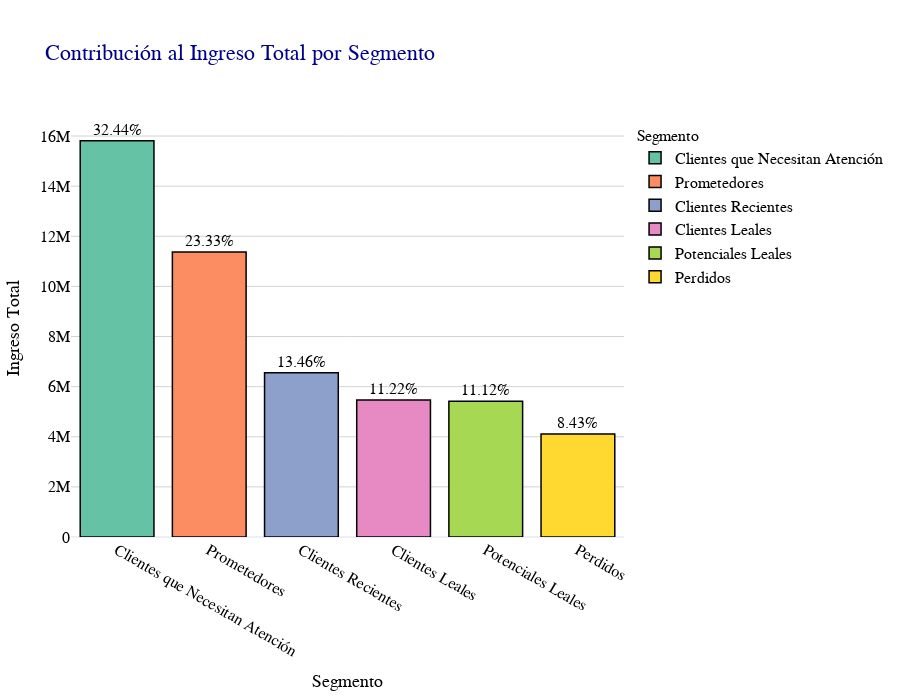

Notebook source saved alongside this figure:
### Code cell
# ======================================================
# Visualización de la Contribución al Ingreso por Segmento
# ======================================================
# En esta sección, agrupo los clientes por su segmento (cluster_label)
# y sumo el total del gasto (monetary) para cada grupo. Así puedo ver
# qué porcentaje del ingreso total proviene de cada segmento.

# 1. Agrupar por 'cluster_label' y sumar el gasto total (monetary)
cluster_revenue = df_rfm.groupby('cluster_label').agg({'monetary': 'sum'}).reset_index()

# 2. Calcular el ingreso total de todos los segmentos
total_revenue = cluster_revenue['monetary'].sum()

# 3. Determinar el porcentaje que aporta cada segmento al ingreso total
cluster_revenue['percentage'] = (cluster_revenue['monetary'] / total_revenue) * 100

# 4. Ordenar de mayor a menor en función del ingreso
cluster_revenue = cluster_revenue.sort_values('monetary', ascending=False)

# 5. Creo un gráfico de barras con Plotly para mostrar:
#    - Eje X: Segmento (cluster_label)
#    - Eje Y: Ingreso (monetary)
#    - Texto: Porcentaje de contribución
fig = px.bar(
    cluster_revenue, 
    x='cluster_label', 
    y='monetary', 
    text='percentage', 
    title="Contribución al Ingreso Total por Segmento",
    labels={'monetary': 'Ingreso Total', 'cluster_label': 'Segmento'},
    template='plotly_white',
    color='cluster_label',
    color_discrete_sequence=px.colors.qualitative.Set2
)

# Ajustes estéticos de las trazas:
# - Se muestra el porcentaje con dos decimales sobre la barra
# - Se define un contorno negro y cierto grosor para darle más destaque
fig.update_traces(
    texttemplate='%{text:.2f}%',  # Muestra el valor numérico con 2 decimales y un símbolo %
    textposition='outside',
    marker_line_color='black', 
    marker_line_width=1.5
)

# Personalizo el layout (fuentes, márgenes, etc.) para que el gráfico sea más legible
fig.update_layout(
    height=700,
    title_font=dict(size=22, family='Arial', color='darkblue'),
    xaxis_title_font=dict(size=18, family='Arial', color='black'),
    yaxis_title_font=dict(size=18, family='Arial', color='black'),
    margin=dict(l=60, r=60, t=120, b=100),
    font=dict(family='Arial', size=16, color='black'),
    legend_title_font=dict(size=16, family='Arial', color='black'),
    plot_bgcolor='white',
    xaxis=dict(showgrid=False, automargin=True),
    yaxis=dict(showgrid=True, gridcolor='lightgrey', automargin=True)
)

# Muestro el gráfico final
fig.show()

### Figure 1 — Plotly figure (JSON) as saved in the notebook; plotly's stock layout.template omitted (floating-point values rounded to 4 significant figures)
{"data": [{"hovertemplate": "Segmento=%{x}<br>Ingreso Total=%{y}<br>percentage=%{text}<extra></extra>", "legendgroup": "Clientes que Necesitan Atención", "marker": {"color": "rgb(102,194,165)", "line": {"color": "black", "width": 1.5}, "pattern": {"shape": ""}}, "name": "Clientes que Necesitan Atención", "orientation": "v", "showlegend": true, "text": [32.44], "textposition": "outside", "texttemplate": "%{text:.2f}%", "type": "bar", "x": ["Clientes que Necesitan Atención"], "xaxis": "x", "y": [15810000.0], "yaxis": "y"}, {"hovertemplate": "Segmento=%{x}<br>Ingreso Total=%{y}<br>percentage=%{text}<extra></extra>", "legendgroup": "Prometedores", "marker": {"color": "rgb(252,141,98)", "line": {"color": "black", "width": 1.5}, "pattern": {"shape": ""}}, "name": "Prometedores", "orientation": "v", "showlegend": true, "text": [23.33], "textposition": "outside", "texttemplate": "%{text:.2f}%", "type": "bar", "x": ["Prometedores"], "xaxis": "x", "y": [11370000.0], "yaxis": "y"}, {"hovertemplate": "Segmento=%{x}<br>Ingreso Total=%{y}<br>percentage=%{text}<extra></extra>", "legendgroup": "Clientes Recientes", "marker": {"color": "rgb(141,160,203)", "line": {"color": "black", "width": 1.5}, "pattern": {"shape": ""}}, "name": "Clientes Recientes", "orientation": "v", "showlegend": true, "text": [13.46], "textposition": "outside", "texttemplate": "%{text:.2f}%", "type": "bar", "x": ["Clientes Recientes"], "xaxis": "x", "y": [6558000.0], "yaxis": "y"}, {"hovertemplate": "Segmento=%{x}<br>Ingreso Total=%{y}<br>percentage=%{text}<extra></extra>", "legendgroup": "Clientes Leales", "marker": {"color": "rgb(231,138,195)", "line": {"color": "black", "width": 1.5}, "pattern": {"shape": ""}}, "name": "Clientes Leales", "orientation": "v", "showlegend": true, "text": [11.22], "textposition": "outside", "texttemplate": "%{text:.2f}%", "type": "bar", "x": ["Clientes Leales"], "xaxis": "x", "y": [5470000.0], "yaxis": "y"}, {"hovertemplate": "Segmento=%{x}<br>Ingreso Total=%{y}<br>percentage=%{text}<extra></extra>", "legendgroup": "Potenciales Leales", "marker": {"color": "rgb(166,216,84)", "line": {"color": "black", "width": 1.5}, "pattern": {"shape": ""}}, "name": "Potenciales Leales", "orientation": "v", "showlegend": true, "text": [11.12], "textposition": "outside", "texttemplate": "%{text:.2f}%", "type": "bar", "x": ["Potenciales Leales"], "xaxis": "x", "y": [5418000.0], "yaxis": "y"}, {"hovertemplate": "Segmento=%{x}<br>Ingreso Total=%{y}<br>percentage=%{text}<extra></extra>", "legendgroup": "Perdidos", "marker": {"color": "rgb(255,217,47)", "line": {"color": "black", "width": 1.5}, "pattern": {"shape": ""}}, "name": "Perdidos", "orientation": "v", "showlegend": true, "text": [8.434], "textposition": "outside", "texttemplate": "%{text:.2f}%", "type": "bar", "x": ["Perdidos"], "xaxis": "x", "y": [4110000.0], "yaxis": "y"}], "layout": {"barmode": "relative", "font": {"color": "black", "family": "Arial", "size": 16}, "height": 700, "legend": {"title": {"font": {"color": "black", "family": "Arial", "size": 16}, "text": "Segmento"}, "tracegroupgap": 0}, "margin": {"b": 100, "l": 60, "r": 60, "t": 120}, "plot_bgcolor": "white", "title": {"font": {"color": "darkblue", "family": "Arial", "size": 22}, "text": "Contribución al Ingreso Total por Segmento"}, "xaxis": {"anchor": "y", "automargin": true, "categoryarray": ["Clientes que Necesitan Atención", "Prometedores", "Clientes Recientes", "Clientes Leales", "Potenciales Leales", "Perdidos"], "categoryorder": "array", "domain": [0, 1], "showgrid": false, "title": {"font": {"color": "black", "family": "Arial", "size": 18}, "text": "Segmento"}}, "yaxis": {"anchor": "x", "automargin": true, "domain": [0, 1], "gridcolor": "lightgrey", "showgrid": true, "title": {"font": {"color": "black", "family": "Arial", "size": 18}, "text": "Ingreso Total"}}}}
